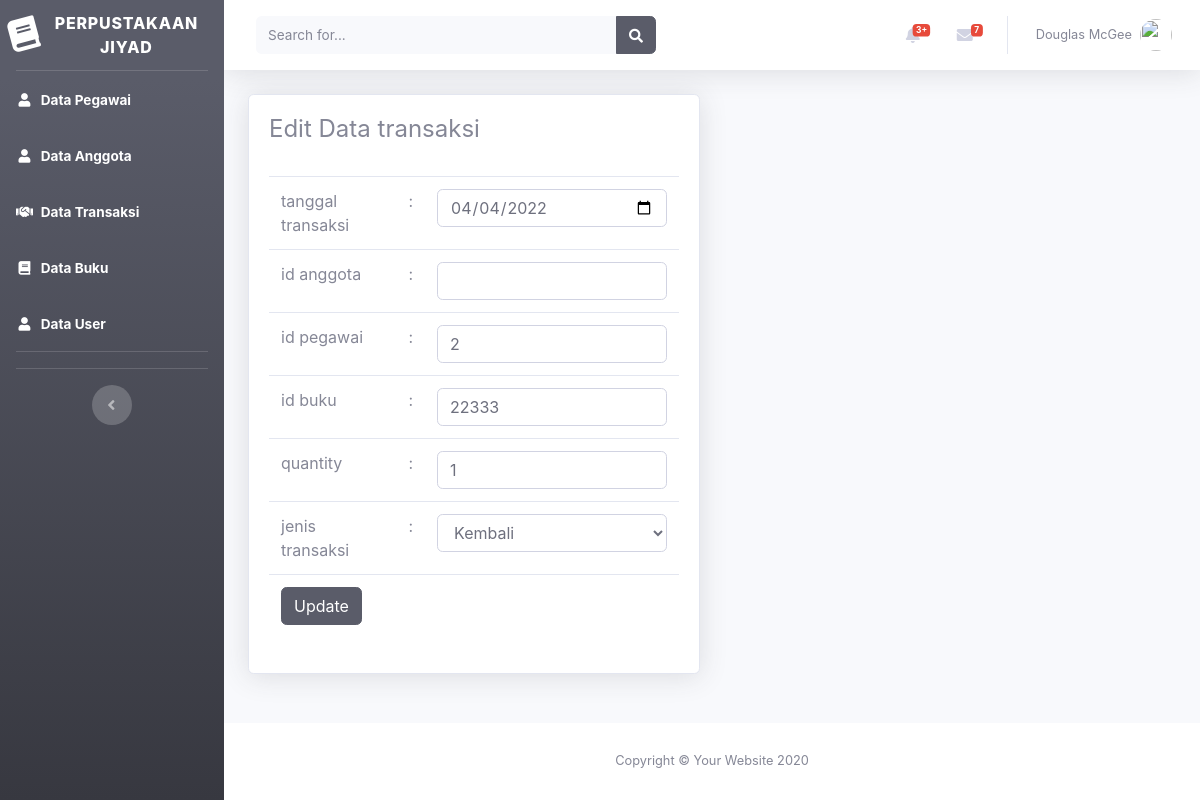
The app's page /beranda.php?page=transaksi&aksi=edit&id=3 with its own data.
### tables this page shows
CREATE TABLE `tabel_transaksi` (
  `id_transaksi` int(5) NOT NULL,
  `tanggal_transaksi` date NOT NULL,
  `id_anggota` int(5) NOT NULL,
  `id_pegawai` int(5) NOT NULL,
  `id_buku` int(7) NOT NULL,
  `quantity` int(2) NOT NULL,
  `jenis_transaksi` enum('pinjam','kembali') NOT NULL
);

### views/transaksi/edittransaksi.php (the view, shortened to what this page needs)
<?php
    @$id = $_GET['id'];
    $sql    = "select * from tabel_transaksi where id_transaksi=$id";
    $show   = $db->query($sql);
    $hasil  = mysqli_fetch_assoc($show);
?>
<div class="container-fluid">
    <div class="row">
        <div class="col-lg-6">
            <div class="card shadow mb-4">
                <div class="card-body">
                    <div class="table-responsive">
                        <h4>Edit Data transaksi</h4>
                        <br>
                        <form action="model/transaksi/prosesupdatetransaksi.php" method="POST">
                            <table class="table">
                            <tr>
                                    <td>tanggal transaksi</td>
                                    <td>:</td>
                                    <td><input type="date" class="form-control" name="tanggal_transaksi" id="tanggal_transaksi"
                                            value="<?php echo $hasil['tanggal_transaksi']?>"></td>
                                </tr>
                                <tr>
                                    <td>id anggota</td>
                                    <td>:</td>
                                    <td><input class="form-control" name="id_anggota" id="id_anggota">
                                        </input></td>
                                </tr>
                                <tr>
                                    <td>id pegawai</td>
                                    <td>:</td>
                                    <td><input type="text" class="form-control" name="id_pegawai" id="id_pegawai"
                                            value="<?php echo $hasil['id_pegawai']?>"></td>
                                </tr>
                                <tr>
                                    <td>id buku</td>
                                    <td>:</td>
                                    <td><input type="text" class="form-control" name="id_buku" id="id_buku"
                                            value="<?php echo $hasil['id_buku']?>"></td>
                                </tr>
                                <tr>
                                    <td>quantity</td>
                                    <td>:</td>
                                    <td><input type="text" class="form-control" name="quantity" id="quantity"
                                            value="<?php echo $hasil['quantity']?>"></td>
                                </tr>
                                <tr>
                                    <td>jenis transaksi</td>
                                    <td>:</td>
                                    <td> <select class="form-control" name="jenis_transaksi" id="jenis_kelamin">
                                            <option value="Kembali">Kembali</option>
                                        </select></td>
                                </tr>
                                <tr>
                                    <td colspan="3">
                                        <input type="submit" class="btn btn-dark" value="Update">
                                    </td>
                                </tr>
                            </table>
                        </form>
                    </div>
                </div>
            </div>
        </div>
    </div>
</div>

### records on screen
tabel_transaksi: tanggal_transaksi "04/04/2022", id_pegawai "2", id_buku "22333", quantity "1"
